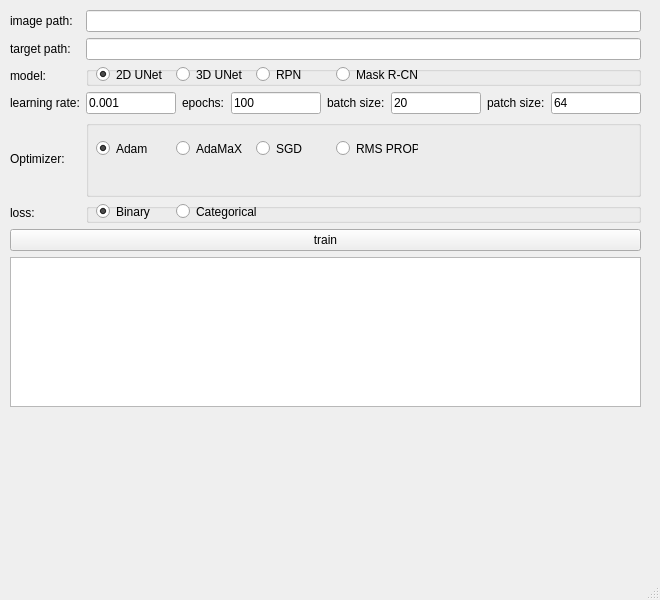
<?xml version="1.0" encoding="UTF-8"?>
<ui version="4.0">
 <class>MainWindow</class>
 <widget class="QMainWindow" name="MainWindow">
  <property name="geometry">
   <rect>
    <x>0</x>
    <y>0</y>
    <width>660</width>
    <height>600</height>
   </rect>
  </property>
  <property name="windowTitle">
   <string>MainWindow</string>
  </property>
  <widget class="QWidget" name="centralwidget">
   <widget class="QWidget" name="gridLayoutWidget">
    <property name="geometry">
     <rect>
      <x>10</x>
      <y>10</y>
      <width>631</width>
      <height>397</height>
     </rect>
    </property>
    <layout class="QGridLayout" name="gridLayout_2">
     <item row="2" column="0">
      <widget class="QLabel" name="modelL">
       <property name="text">
        <string>model:</string>
       </property>
      </widget>
     </item>
     <item row="5" column="0">
      <widget class="QLabel" name="lossL">
       <property name="text">
        <string>loss:</string>
       </property>
      </widget>
     </item>
     <item row="1" column="1">
      <widget class="QLineEdit" name="targetPath"/>
     </item>
     <item row="2" column="1">
      <widget class="QGroupBox" name="groupBoxModel">
       <property name="maximumSize">
        <size>
         <width>16777215</width>
         <height>20</height>
        </size>
       </property>
       <property name="title">
        <string/>
       </property>
       <widget class="QRadioButton" name="threeDUNetBtn">
        <property name="geometry">
         <rect>
          <x>90</x>
          <y>0</y>
          <width>82</width>
          <height>17</height>
         </rect>
        </property>
        <property name="text">
         <string>3D UNet</string>
        </property>
       </widget>
       <widget class="QRadioButton" name="twoDUNBtn">
        <property name="geometry">
         <rect>
          <x>10</x>
          <y>0</y>
          <width>82</width>
          <height>17</height>
         </rect>
        </property>
        <property name="text">
         <string>2D UNet</string>
        </property>
        <property name="checked">
         <bool>true</bool>
        </property>
       </widget>
       <widget class="QRadioButton" name="RPNBtn">
        <property name="geometry">
         <rect>
          <x>170</x>
          <y>0</y>
          <width>82</width>
          <height>17</height>
         </rect>
        </property>
        <property name="text">
         <string>RPN</string>
        </property>
       </widget>
       <widget class="QRadioButton" name="maskRCNNBtn">
        <property name="geometry">
         <rect>
          <x>250</x>
          <y>0</y>
          <width>82</width>
          <height>17</height>
         </rect>
        </property>
        <property name="text">
         <string>Mask R-CNN</string>
        </property>
       </widget>
      </widget>
     </item>
     <item row="0" column="0">
      <widget class="QLabel" name="imagePathL">
       <property name="text">
        <string>image path:</string>
       </property>
      </widget>
     </item>
     <item row="3" column="0">
      <widget class="QLabel" name="LRL">
       <property name="text">
        <string>learning rate:</string>
       </property>
      </widget>
     </item>
     <item row="3" column="1">
      <layout class="QHBoxLayout" name="horizontalLayout">
       <item>
        <widget class="QLineEdit" name="LR">
         <property name="text">
          <string>0.001</string>
         </property>
        </widget>
       </item>
       <item>
        <widget class="QLabel" name="epochL">
         <property name="text">
          <string>epochs:</string>
         </property>
        </widget>
       </item>
       <item>
        <widget class="QLineEdit" name="epochs">
         <property name="text">
          <string>100</string>
         </property>
        </widget>
       </item>
       <item>
        <widget class="QLabel" name="batchL">
         <property name="text">
          <string>batch size:</string>
         </property>
        </widget>
       </item>
       <item>
        <widget class="QLineEdit" name="batchsize">
         <property name="text">
          <string>20</string>
         </property>
        </widget>
       </item>
       <item>
        <widget class="QLabel" name="patchL">
         <property name="text">
          <string>patch size:</string>
         </property>
        </widget>
       </item>
       <item>
        <widget class="QLineEdit" name="patchsize">
         <property name="text">
          <string>64</string>
         </property>
        </widget>
       </item>
      </layout>
     </item>
     <item row="0" column="1">
      <widget class="QLineEdit" name="imagePath"/>
     </item>
     <item row="7" column="0" colspan="2">
      <widget class="QTextEdit" name="textEdit">
       <property name="maximumSize">
        <size>
         <width>16777215</width>
         <height>150</height>
        </size>
       </property>
      </widget>
     </item>
     <item row="6" column="0" colspan="2">
      <widget class="QPushButton" name="trainBtn">
       <property name="text">
        <string>train</string>
       </property>
      </widget>
     </item>
     <item row="1" column="0">
      <widget class="QLabel" name="targetPathL">
       <property name="text">
        <string>target path:</string>
       </property>
      </widget>
     </item>
     <item row="5" column="1">
      <widget class="QGroupBox" name="groupBoxLoss">
       <property name="maximumSize">
        <size>
         <width>600</width>
         <height>20</height>
        </size>
       </property>
       <property name="title">
        <string/>
       </property>
       <widget class="QRadioButton" name="binaryLossBtn">
        <property name="geometry">
         <rect>
          <x>10</x>
          <y>0</y>
          <width>82</width>
          <height>17</height>
         </rect>
        </property>
        <property name="text">
         <string>Binary</string>
        </property>
        <property name="checked">
         <bool>true</bool>
        </property>
       </widget>
       <widget class="QRadioButton" name="categoricalBtn">
        <property name="geometry">
         <rect>
          <x>90</x>
          <y>0</y>
          <width>82</width>
          <height>17</height>
         </rect>
        </property>
        <property name="text">
         <string>Categorical</string>
        </property>
       </widget>
      </widget>
     </item>
     <item row="4" column="0">
      <widget class="QLabel" name="label">
       <property name="text">
        <string>Optimizer:</string>
       </property>
      </widget>
     </item>
     <item row="4" column="1">
      <widget class="QGroupBox" name="groupBoxOpt">
       <property name="title">
        <string/>
       </property>
       <widget class="QRadioButton" name="AdamBtn">
        <property name="geometry">
         <rect>
          <x>10</x>
          <y>20</y>
          <width>82</width>
          <height>17</height>
         </rect>
        </property>
        <property name="text">
         <string>Adam</string>
        </property>
        <property name="checked">
         <bool>true</bool>
        </property>
       </widget>
       <widget class="QRadioButton" name="AdaMaxBtn">
        <property name="geometry">
         <rect>
          <x>90</x>
          <y>20</y>
          <width>82</width>
          <height>17</height>
         </rect>
        </property>
        <property name="text">
         <string>AdaMaX</string>
        </property>
       </widget>
       <widget class="QRadioButton" name="SGDBtn">
        <property name="geometry">
         <rect>
          <x>170</x>
          <y>20</y>
          <width>82</width>
          <height>17</height>
         </rect>
        </property>
        <property name="text">
         <string>SGD</string>
        </property>
       </widget>
       <widget class="QRadioButton" name="rmspropBtn">
        <property name="geometry">
         <rect>
          <x>250</x>
          <y>20</y>
          <width>82</width>
          <height>17</height>
         </rect>
        </property>
        <property name="text">
         <string>RMS PROP</string>
        </property>
       </widget>
      </widget>
     </item>
    </layout>
   </widget>
  </widget>
  <widget class="QStatusBar" name="statusbar"/>
  <widget class="QMenuBar" name="menubar">
   <property name="geometry">
    <rect>
     <x>0</x>
     <y>0</y>
     <width>660</width>
     <height>21</height>
    </rect>
   </property>
  </widget>
 </widget>
 <resources/>
 <connections/>
</ui>
